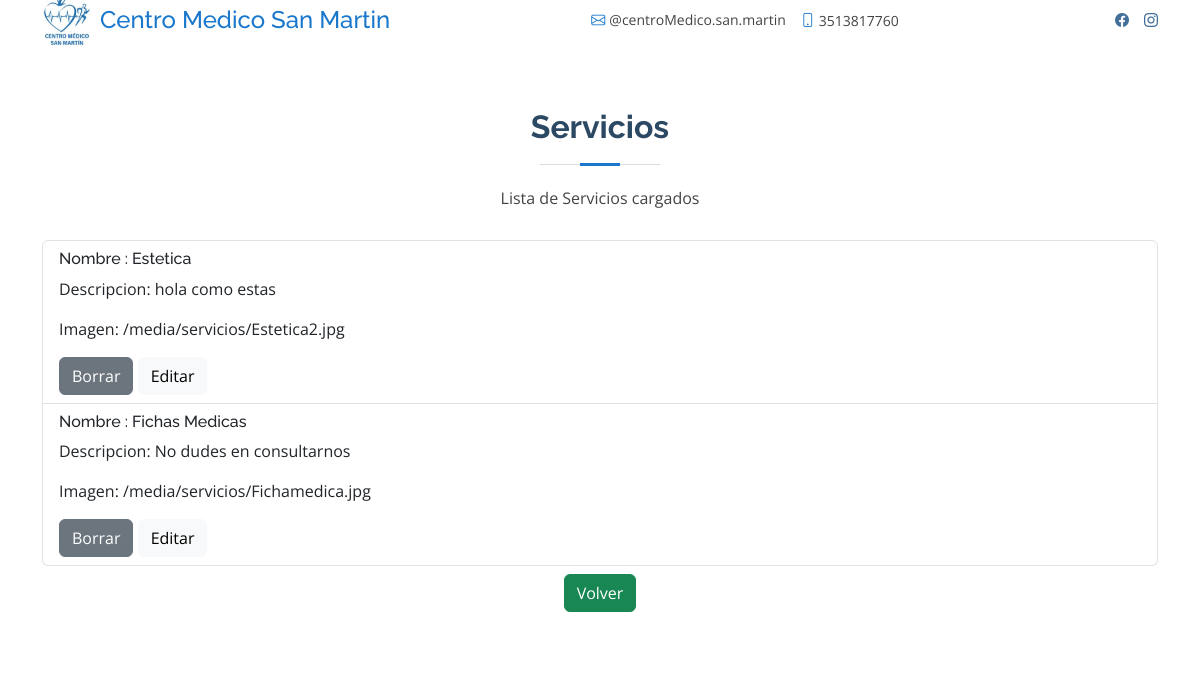
Screenshot of /servicios/servicios/ with the database file from the repository.
### servicios/models.py (models this page shows, shortened)
class Servicios(models.Model):
    nombre = models.CharField(max_length=50)
    descripcion = models.CharField(max_length=250)
    imagen = models.ImageField(upload_to='servicios', null=True, blank=True)

### servicios/views.py (the view)
# urls.py: path('servicios/',ServiciosListView.as_view(),name="list" ),
class ServiciosListView(ListView):
    model = Servicios
    template_name = 'servicios/servicios.html'
    context_object_name = 'servicios'

### servicios/templates/servicios/servicios.html (shortened to what this page needs)
{% extends 'core/base.html' %}
{% block content %}
<section id="doctors" class="doctors">
  <div class="container">
    <div class="section-title">
      <h2>Servicios</h2>
      <p>Lista de Servicios cargados</p>
    </div>
    <ul class="list-group">
      {% for servicio in servicios %}
        <li class="list-group-item border-bottom text-sm">
          <div class="d-flex align-items-start justify-content-between">
            <div class="member-info">
              <h6>Nombre : {{ servicio.nombre }} </h6>
              <p>Descripcion:
                {{ servicio.descripcion }}
              </p>
              <p>Imagen: {{ servicio.imagen.url }}</p>
              <div class="mt-3 ms-auto">
                <a href="{% url "servicios:delete" pk=servicio.pk %}" class="btn btn-secondary">Borrar</a>
                <a href="{% url "servicios:update" pk=servicio.pk %}" class="btn btn-light">Editar</a>
              </div>
            </div>
          </div>
        </li>
      {% endfor %}
    </ul>
  </div>
  <div class="d-flex justify-content-center align-items-center mt-2">
    <a href="{% url 'core:IndexAdmin' %}" class="btn btn-success">Volver</a>
</div>
</section>
{% endblock %}

### core/static/core/css/style.css (style rules this page uses)
body { font-family: "Open Sans", sans-serif; color: #444444; }
a { color: #1977cc; text-decoration: none; }
h1, h2, h3, h4, h5, h6 { font-family: "Raleway", sans-serif; }
section { padding: 60px 0; overflow: hidden; }
.section-title { text-align: center; padding-bottom: 30px; }
.section-title h2 { font-size: 32px; font-weight: bold; margin-bottom: 20px; padding-bottom: 20px; position: relative; color: #2c4964; }
.section-title h2::before { content: ""; position: absolute; display: block; width: 120px; height: 1px; background: #ddd; bottom: 1px; left: calc(50% - 60px); }
.section-title h2::after { content: ""; position: absolute; display: block; width: 40px; height: 3px; background: #1977cc; bottom: 0; left: calc(50% - 20px); }
.section-title p { margin-bottom: 0; }
.doctors { background: #fff; }

### rows the page displays
Servicios: nombre "Estetica", descripcion "hola como estas", imagen "/media/servicios/Estetica2.jpg"
Servicios: nombre "Fichas Medicas", descripcion "No dudes en consultarnos", imagen "/media/servicios/Fichamedica.jpg"
